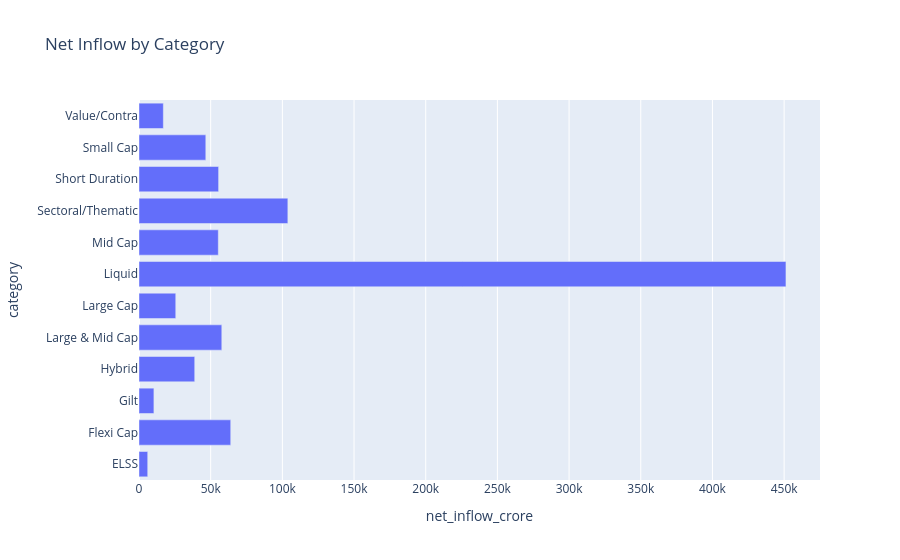

Notebook code for this chart:
### Code cell
category_sum = (
    category.groupby('category')['net_inflow_crore']
    .sum()
    .reset_index()
)

fig = px.bar(
    category_sum,
    x='net_inflow_crore',
    y='category',
    orientation='h',
    title='Net Inflow by Category'
)

fig.show()

### Figure 1 — Plotly figure (JSON) as saved in the notebook; plotly's stock layout.template omitted (floating-point values rounded to 4 significant figures)
{"data": [{"hovertemplate": "net_inflow_crore=%{x}<br>category=%{y}<extra></extra>", "legendgroup": "", "marker": {"color": "#636efa", "pattern": {"shape": ""}}, "name": "", "orientation": "h", "showlegend": false, "textposition": "auto", "type": "bar", "x": [6080.0, 63990.0, 10400.0, 38870.0, 57750.0, 25630.0, 451300.0, 55310.0, 103800.0, 55530.0, 46600.0, 16980.0], "xaxis": "x", "y": ["ELSS", "Flexi Cap", "Gilt", "Hybrid", "Large & Mid Cap", "Large Cap", "Liquid", "Mid Cap", "Sectoral/Thematic", "Short Duration", "Small Cap", "Value/Contra"], "yaxis": "y"}], "layout": {"barmode": "relative", "legend": {"tracegroupgap": 0}, "title": {"text": "Net Inflow by Category"}, "xaxis": {"anchor": "y", "domain": [0, 1], "title": {"text": "net_inflow_crore"}}, "yaxis": {"anchor": "x", "domain": [0, 1], "title": {"text": "category"}}}}
